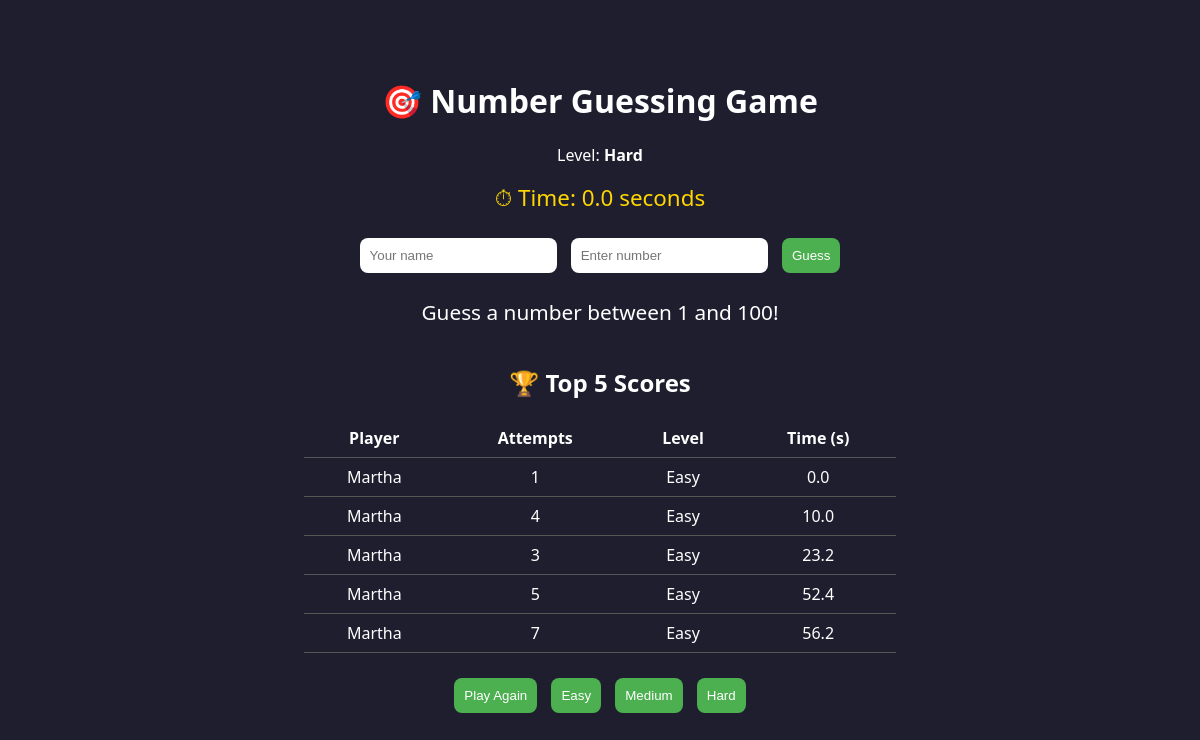
The app's page /?level=Hard with its own data.
### game/models.py (models this page shows, shortened)
class Score(models.Model):
    player_name = models.CharField(max_length=50)
    attempts = models.IntegerField()
    level = models.CharField(max_length=10)
    time_taken = models.FloatField(help_text="Seconds taken to guess correctly")
    date_played = models.DateTimeField(auto_now_add=True)

### game/views.py (the view, shortened to what this page needs)
# urls.py: path('', views.guess_number, name='guess_number'),
def guess_number(request):
    selected_level = request.GET.get('level')
    if selected_level and selected_level != request.session.get('level'):
        request.session.flush()
    if 'number' not in request.session:
        level = request.GET.get('level', 'Easy')
        max_number = {'Easy': 10, 'Medium': 50, 'Hard': 100}.get(level, 10)
        request.session['level'] = level
        request.session['number'] = random.randint(1, max_number)
        request.session['attempts'] = 0
        request.session['message'] = f'Guess a number between 1 and {max_number}!'
    message = request.session.get('message', '')
    number = request.session['number']
    attempts = request.session['attempts']
    level = request.session['level']
    scores = Score.objects.order_by('time_taken', 'attempts')[:5]
    return render(request, 'game/index.html', {
        'message': message,
        'level': level,
        'scores': scores
    })

### game/templates/game/index.html (shortened to what this page needs)
<!DOCTYPE html>
<html>
<head>
</head>
<body>
    <h1>🎯 Number Guessing Game</h1>
    <p>Level: <strong>{{ level }}</strong></p>
    <div class="timer">
        ⏱ Time: <span id="timer">0.0</span> seconds
    </div>
    <form method="POST">
        <input type="text" name="player_name" placeholder="Your name" required>
        <input type="number" name="guess" placeholder="Enter number" required>
        <button type="submit">Guess</button>
    </form>
    <div class="message">{{ message }}</div>
    <div class="scoreboard">
        <h2>🏆 Top 5 Scores</h2>
        <table>
            <tr>
                <th>Player</th>
                <th>Attempts</th>
                <th>Level</th>
                <th>Time (s)</th>
            </tr>
            {% for score in scores %}
            <tr>
                <td>{{ score.player_name }}</td>
                <td>{{ score.attempts }}</td>
                <td>{{ score.level }}</td>
                <td>{{ score.time_taken|floatformat:1 }}</td>
            </tr>
            {% empty %}
            <tr><td colspan="3">No scores yet.</td></tr>
            {% endfor %}
        </table>
    </div>
    <div style="margin-top: 20px;">
        <a href="/reset/"><button>Play Again</button></a>
        <a href="/?level=Easy"><button>Easy</button></a>
        <a href="/?level=Medium"><button>Medium</button></a>
        <a href="/?level=Hard"><button>Hard</button></a>
    </div>
</body>
</html>

### game/templates/game/index.html (style rules this page uses)
body { background-color: #1e1e2f; color: #fff; text-align: center; font-family: 'Segoe UI', sans-serif; padding-top: 50px; }
form { margin-top: 20px; }
input, select, button { padding: 10px; border-radius: 8px; border: none; margin: 5px; }
button { background-color: #4CAF50; color: white; cursor: pointer; }
.message { font-size: 1.3em; margin-top: 20px; }
.scoreboard { margin-top: 40px; }
table { margin: 0 auto; border-collapse: collapse; width: 50%; }
th, td { border-bottom: 1px solid #555; padding: 8px; }
.timer { font-size: 1.4em; color: #ffd700; margin-top: 15px; }

### records on screen
Score: player_name "Martha", attempts "1", level "Easy", time_taken "0.0"
Score: player_name "Martha", attempts "4", level "Easy", time_taken "10.0"
Score: player_name "Martha", attempts "3", level "Easy", time_taken "23.2"
Score: player_name "Martha", attempts "5", level "Easy", time_taken "52.4"
Score: player_name "Martha", attempts "7", level "Easy", time_taken "56.2"

### other values on screen
{{ level }} "Hard"
{{ message }} "Guess a number between 1 and 100!"
